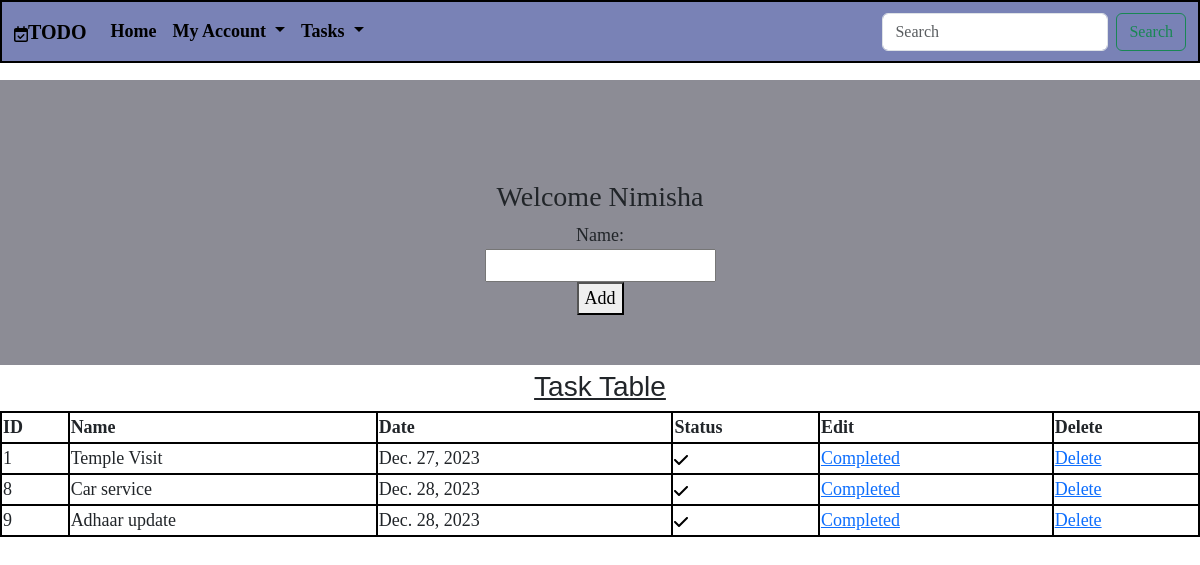
Screenshot of /index/?completed=True (signed in) with the database file from the repository.
### Reminder/models.py (models this page shows)
class Task(models.Model):
    name=models.CharField(max_length=20)
    date=models.DateField(auto_now_add=True)#updates date time field when an instance is created
    user=models.ForeignKey(User,on_delete=models.CASCADE)
    """field name = models.ForeignKey(WASD, on_delete = OPERATION TYPE)  """
    completed=models.BooleanField(default=False)
    def __str__(self):
        return self.name

### Reminder/views.py (the view, shortened to what this page needs)
# urls.py: path("index/",Taskview.as_view(),name="task"),
@method_decorator(signin_reqd, name="dispatch")
class Taskview(View):
    def get(self, request, *args, **kwargs):
        tform = Todo()
        taskname = Task.objects.filter(user=request.user).order_by('completed')
        print(taskname)
        if "completed" in request.GET:
            filterkey = request.GET.get("completed")
            taskname = Task.objects.filter(completed=filterkey)
        return render(request, "index.html", {"tf": tform, "tn": taskname})

### Reminder/forms.py
class Todo(forms.ModelForm):
    class Meta:
        model=Task
        fields=['name']

### Reminder/views.py (called while the page is built)
def signin_reqd(fn):
    def wrapper(request, *args, **kwargs):
        if request.user.is_authenticated:
            return fn(request, *args, **kwargs)
        else:
            return redirect("login")
    return wrapper

### Reminder/templates/index.html (shortened to what this page needs)
{% extends 'base.html' %}
{% block body %}
{% load static %}
<form class="tform" action="" method="post">
    <h3>Welcome {{request.user}}</h3>
    {{tf}}
    <button type="submit">Add</button>
</form>
<h3 class="heading"><u>Task Table</u></h3>
<table class="ttable ">
    <thead>
        <td>ID</td>
        <td>Name</td>
        <td>Date</td>
        <td>Status</td>
        <td>Edit</td>
        <td>Delete</td>
    </thead>
    {% for i in tn %}
    <tr>
    <td>{{i.id}}</td>
    <td>{{i.name}}</td>
    <td>{{i.date}}</td>
    {% if i.completed == False %}
    <td>{{i.completed}}
    </td>
        {% else %}
        <td></td>
        {% endif %}
    {% if i.completed == False %}
    <td><a href="{% url 'edit' i.id %}" class="btn-outline-success">Pending</a></td>
    {% elif i.completed == True %}
    <td><a href="{% url 'edit' i.id %}" class="btn-outline-success">Completed</a></td>
    {% endif %}
    <td><a href="{% url 'delete' i.id %}" class="btn-outline-success">Delete</a></td>
{% endfor %}
</table>
{% endblock %}

### Reminder/static/css/style.css (style rules this page uses)
button { width: fit-content; height: fit-content; }
.tform, .lform, .rform { background-color: rgb(140, 140, 149); font-size: large; margin-top: 80px; margin-bottom: 5px; padding-top: 100px; ; font-family: 'Times New Roman', Times, serif; place-items: center; padding-bottom: 50px; display: grid; }
.ttable { border: 2px solid black; background-color: white; font-size: large; padding-top: 100px; font-family: 'Times New Roman', Times, serif; width: 100%; }
td, th, tr, thead { border: 2px solid black; }
thead { font-weight: bold; }
.heading { align-self: center; font-family:'Franklin Gothic Medium', 'Arial Narrow', Arial, sans-serif; text-align: center; }

### rows the page displays
Task: id "1", name "Temple Visit", date "Dec. 27, 2023", completed True (drawn)
Task: id "8", name "Car service", date "Dec. 28, 2023", completed True (drawn)
Task: id "9", name "Adhaar update", date "Dec. 28, 2023", completed True (drawn)

### other values shown
{{ request.user }} "Nimisha"
